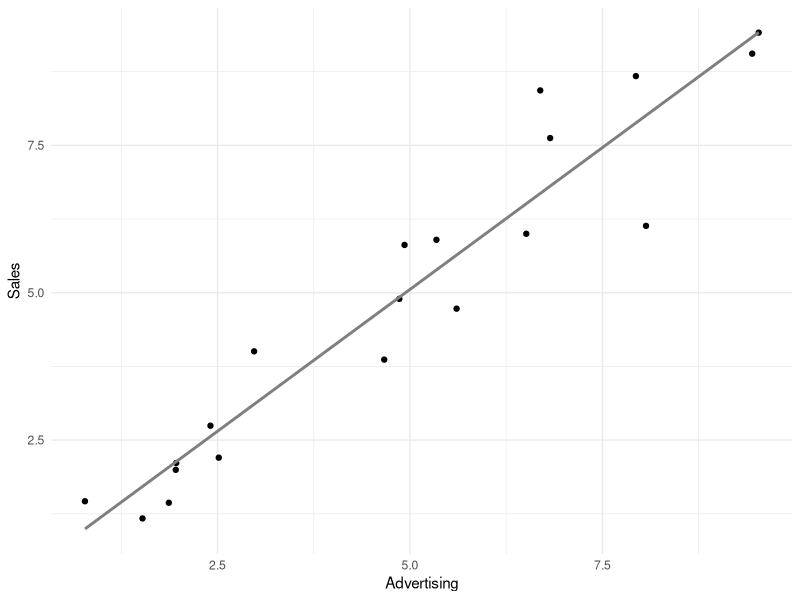
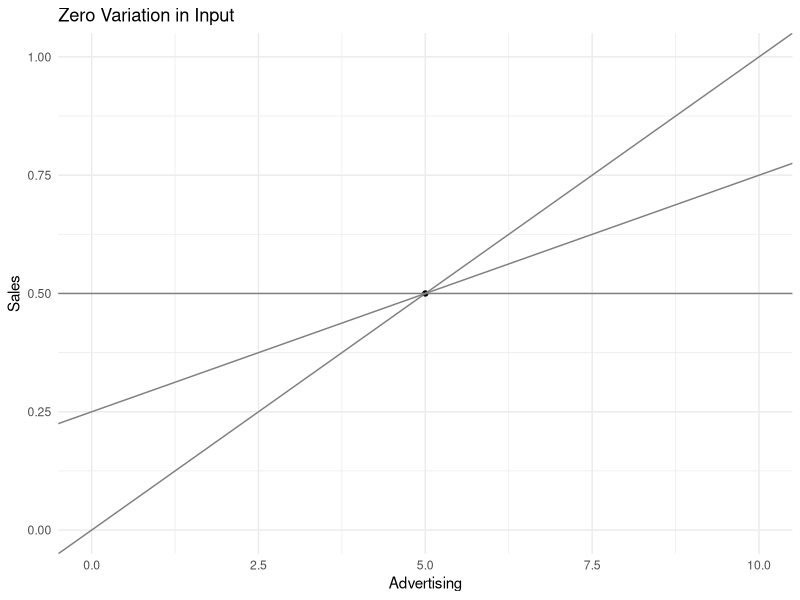
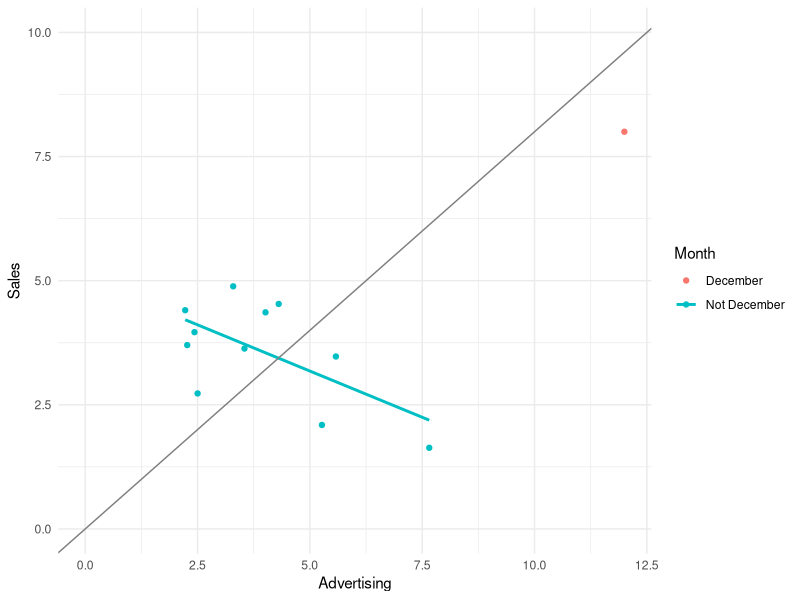

Here is the R script that generated these plots, in order:
## ---- chunk 1
library(tidyverse)
library(ggplot2)
library(data.table)

theme_set(theme_minimal())
## ---- chunk 2
d <- data.frame(
  Advertising = runif(n = 20, min = 0, max = 10)) %>% 
  mutate(
    Sales = Advertising + rnorm(n = n())
  )

d %>% 
  ggplot() + 
  aes(x = Advertising, y = Sales) + 
  geom_point() + 
  geom_smooth(method = 'lm', se = FALSE, color = 'grey50')
  labs(
    title = 'Good Variation of Estimating Effects'
  )
## ---- chunk 3
d <- data.frame(
    Advertising = 5, 
    Sales = 0.5
  )

d %>% 
  ggplot() + 
  aes(x = Advertising, y = Sales) + 
  geom_point() +
  scale_x_continuous(limits = c(0,10)) + 
  scale_y_continuous(limits = c(0,1)) + 
  geom_abline(slope = 1/10, intercept = 0,    color = 'grey50') + 
  geom_abline(slope = 1/20, intercept = 0.25, color = 'grey50') + 
  geom_abline(slope = 0,    intercept = 0.5,  color = 'grey50') + 
  labs(
    title = "Zero Variation in Input"
  )

## ---- chunk 4

d <- data.frame(
  Advertising = c(runif(n = 11, min = 2, max = 8), 12), 
  Month = c(rep('Not December', 11), 'December')) %>% 
  mutate(
    Sales = c(5 - 2 * (Advertising[1:11]/5) + rnorm(n = 11), 8)
    )

d %>% 
  ggplot() + 
  aes(x = Advertising, y = Sales, color = Month) + 
  geom_point() + 
  scale_x_continuous(limits = c(0,12)) + 
  scale_y_continuous(limits = c(0,10)) + 
  geom_smooth(method = 'lm', se = FALSE) + 
  geom_abline(intercept = 0, slope = 0.8, color = 'grey50')
